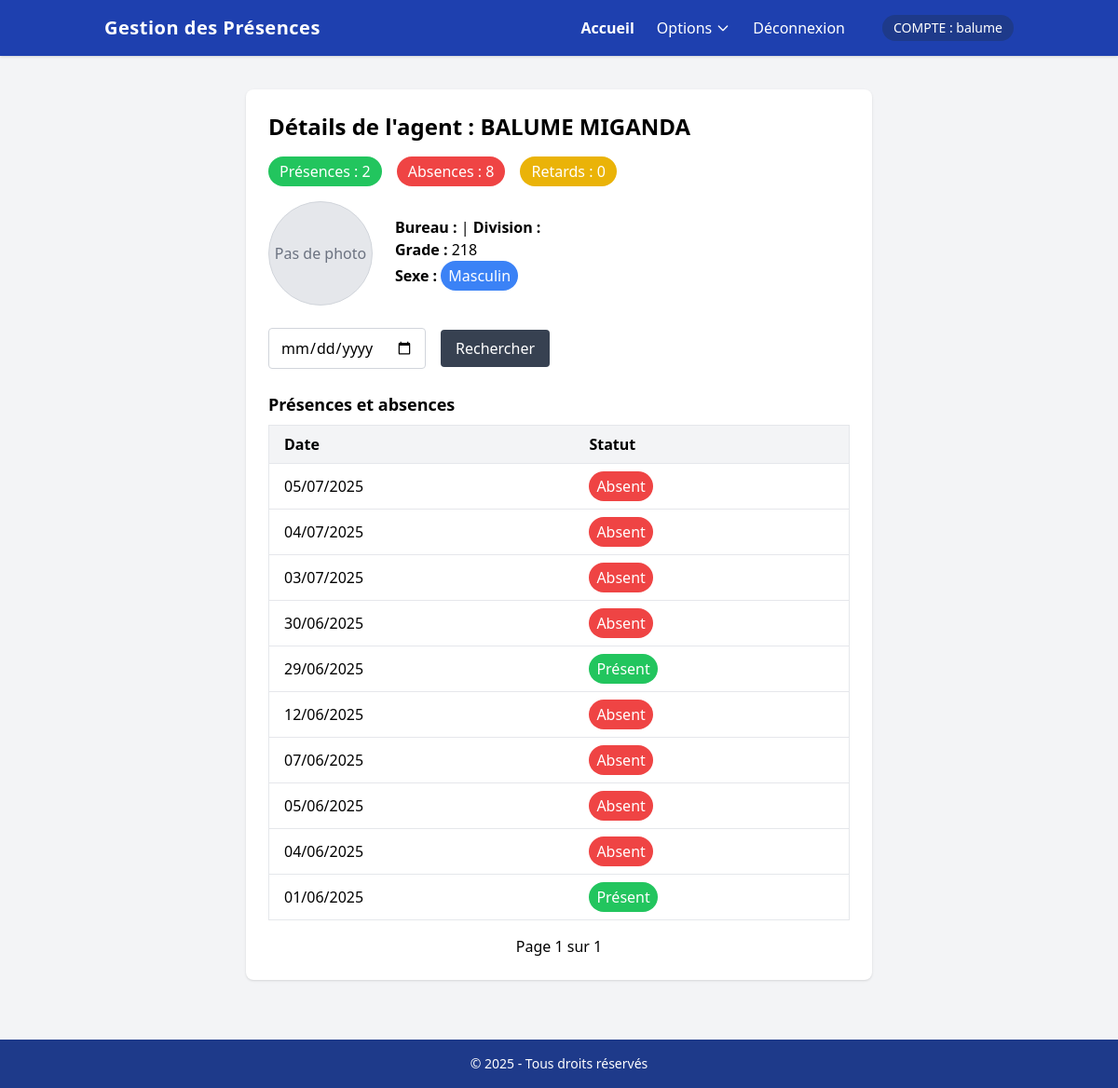
Before: /presence/agents/1/ (signed in) with the older database file.
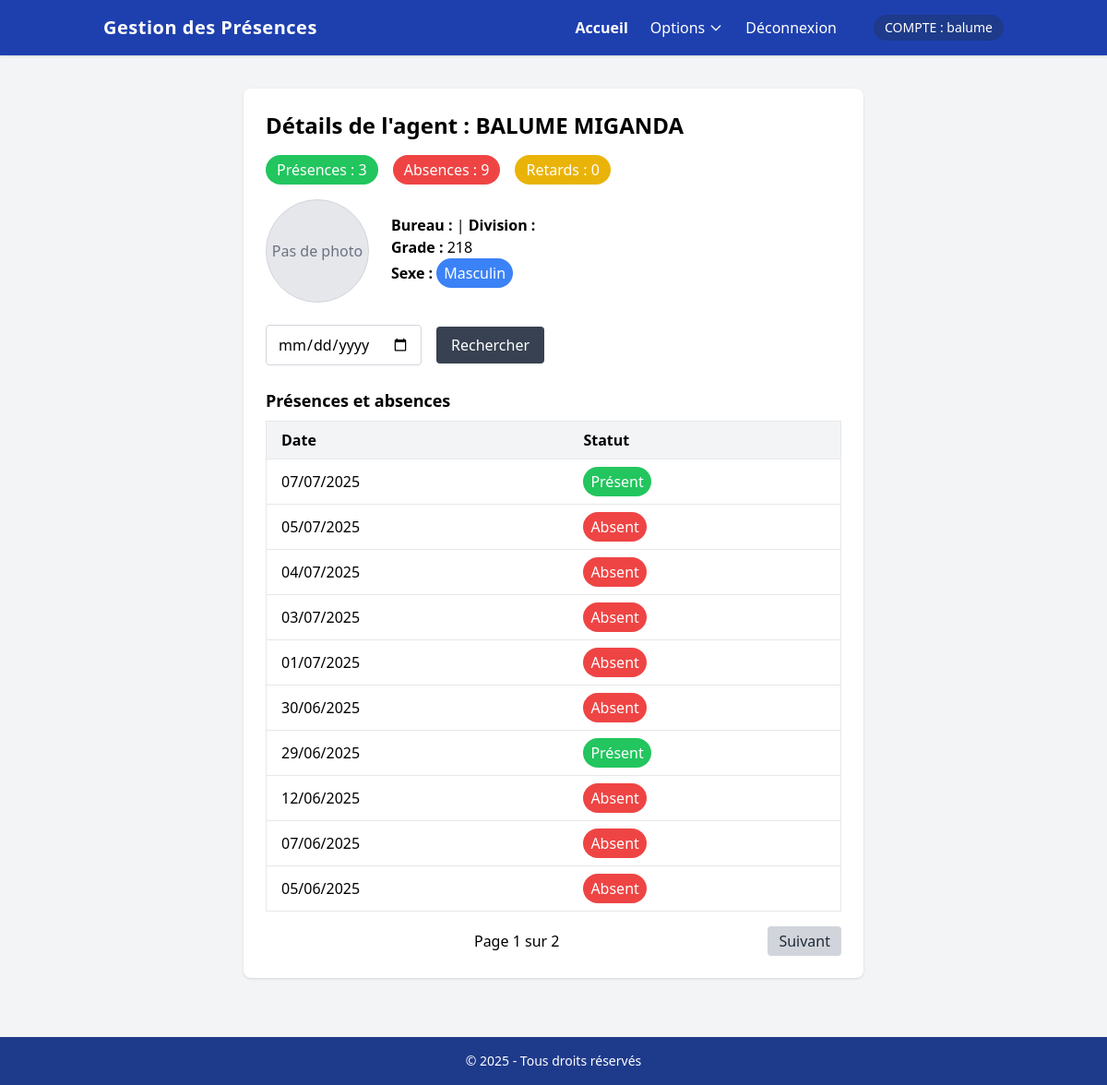
After: the same page with the newer database file.
### presence/models.py (models this page shows, shortened)
class Presence(models.Model):
    TYPE_TRAVAIL_CHOIX = [
        ('P', 'Présentiel'),
        ('D', 'Demi-journée'),
        ('T', 'Télétravail'),
    ]
    STATUT_CHOIX = [
        ('P', 'Présent'),
        ('A', 'Absent'),
        ('R', 'Retard'),
        ('F', 'Férié'),
    ]
    agent = models.ForeignKey(Agent, on_delete=models.CASCADE)
    date = models.DateField()
    heure_arrivee = models.TimeField(null=True, blank=True)
    heure_depart = models.TimeField(null=True, blank=True)
    statut = models.CharField(max_length=2, choices=STATUT_CHOIX)
    type_travail = models.CharField(max_length=1, choices=TYPE_TRAVAIL_CHOIX, default='P')
    justification = models.FileField(upload_to='justifications/', null=True, blank=True)
    remarques = models.TextField(blank=True)
    enregistre_par = models.ForeignKey(settings.AUTH_USER_MODEL, on_delete=models.SET_NULL, null=True, blank=True)
    class Meta:
        unique_together = ('agent', 'date')
        indexes = [
            models.Index(fields=['date']),
            models.Index(fields=['agent', 'date']),
        ]
    class Meta:
        verbose_name = "PRESENCE"
        verbose_name_plural = "PRESENCES"

### presence/views.py (the view)
# urls.py: path('agents/<int:agent_id>/', views.details_agent, name='details_agent'),
@login_required
def details_agent(request, agent_id):
    agent = get_object_or_404(Agent.objects.select_related('bureau__division'), pk=agent_id)
    date_query = request.GET.get('date', '')
    presences_qs = Presence.objects.filter(agent=agent).order_by('-date')
    if date_query:
        try:
            date_obj = datetime.strptime(date_query, '%Y-%m-%d').date()
            presences_qs = presences_qs.filter(date=date_obj)
        except ValueError:
            messages.warning(request, "Date invalide. Format attendu : AAAA-MM-JJ")
    paginator = Paginator(presences_qs, 10)
    page_number = request.GET.get('page')
    page_obj = paginator.get_page(page_number)
    context = {
        'agent': agent,
        'page_obj': page_obj,
        'total_presence': presences_qs.filter(statut='P').count(),
        'total_absence': presences_qs.filter(statut='A').count(),
        'total_retard': presences_qs.filter(statut='R').count(),
        'date_query': date_query,
    }
    return render(request, 'presence/details_agents.html', context)

### presence/models.py (called while the page is built)
    @property
    def nom_complet(self):
        return f"{self.nom} {self.postnom}"

### templates/presence/details_agents.html (shortened to what this page needs)
{% extends "presence/base.html" %}
{% block content %}
<div class="bg-white rounded-lg shadow p-6 max-w-2xl mx-auto mt-1">
    <h2 class="text-2xl font-bold mb-4">Détails de l'agent : {{ agent.nom_complet }}</h2>
    <div class="flex gap-4 mb-4">
        <span class="inline-block bg-green-500 text-white px-3 py-1 rounded-full">Présences : {{ total_presence }}</span>
        <span class="inline-block bg-red-500 text-white px-3 py-1 rounded-full">Absences : {{ total_absence }}</span>
        <span class="inline-block bg-yellow-500 text-white px-3 py-1 rounded-full">Retards : {{ total_retard }}</span>
        </div>
        <div class="flex items-center mb-6 gap-6">
        <div>
            {% if agent.photo %}
            <img src="{{ agent.photo.url }}" alt="Photo de l'agent" class="w-28 h-28 object-cover rounded-full border border-gray-300 shadow">
            {% else %}
            <div class="w-28 h-28 flex items-center justify-center bg-gray-200 rounded-full border border-gray-300 text-gray-500">
                Pas de photo
            </div>
            {% endif %}
        </div>
        <div>
            <p><span class="font-semibold">Bureau :</span> {{ agent.bureau.nom }} | <span class="font-semibold">Division :</span> {{ agent.bureau.division.nom }}</p>
            <p><span class="font-semibold">Grade :</span> {{ agent.grade }}</p>
            <p><span class="font-semibold">Sexe :</span>
            {% if agent.sexe == 'M' %}
                <span class="inline-block bg-blue-500 text-white px-2 py-1 rounded-full">Masculin</span>
            {% else %}
                <span class="inline-block bg-pink-500 text-white px-2 py-1 rounded-full">Féminin</span>
            {% endif %}
            </p>
        </div>
        </div>
    <form method="get" class="flex gap-4 items-center mb-6">
        <input type="date" name="date" value="{{ date_query }}" class="border border-gray-300 rounded px-3 py-2 focus:outline-none focus:ring-2 focus:ring-blue-400" />
        <button type="submit" class="bg-gray-700 text-white px-4 py-2 rounded hover:bg-gray-900">Rechercher</button>
    </form>
    <h3 class="text-lg font-semibold mb-2">Présences et absences</h3>
    <table class="min-w-full border border-gray-200 mb-4">
        <thead>
            <tr class="bg-gray-100">
                <th class="py-2 px-4 border-b text-left">Date</th>
                <th class="py-2 px-4 border-b text-left">Statut</th>
            </tr>
        </thead>
        <tbody>
            {% for presence in page_obj %}
            <tr class="hover:bg-gray-50">
                <td class="py-2 px-4 border-b">{{ presence.date|date:"d/m/Y" }}</td>
                <td class="py-2 px-4 border-b">
                    {% if presence.statut == 'P' %}
                        <span class="inline-block bg-green-500 text-white px-2 py-1 rounded-full">Présent</span>
                    {% elif presence.statut == 'A' %}
                        <span class="inline-block bg-red-500 text-white px-2 py-1 rounded-full">Absent</span>
                    {% elif presence.statut == 'R' %}
                        <span class="inline-block bg-yellow-500 text-white px-2 py-1 rounded-full">Retard</span>
                    {% else %}
                        {{ presence.statut }}
                    {% endif %}
                </td>
            </tr>
            {% empty %}
            <tr>
                <td colspan="2" class="text-center text-gray-400 py-4">Aucune donnée de présence trouvée.</td>
            </tr>
            {% endfor %}
        </tbody>
    </table>
    <div class="flex items-center justify-between">
        <span>Page {{ page_obj.number }} sur {{ page_obj.paginator.num_pages }}</span>
        {% if page_obj.has_next %}
            <a href="?{% if date_query %}date={{ date_query }}&{% endif %}page={{ page_obj.next_page_number }}" class="bg-gray-300 text-gray-800 px-3 py-1 rounded hover:bg-gray-400">Suivant</a>
        {% else %}
            <span></span>
        {% endif %}
    </div>
</div>
{% endblock %}

Changed rows visible on the page:
no longer on this page (row unchanged): Presence: date "04/06/2025", statut "Absent"
no longer on this page (row unchanged): Presence: date "01/06/2025", statut "Présent"
added Presence: date "07/07/2025", statut "Présent"
added Presence: date "01/07/2025", statut "Absent"
Other visible differences:
{{ total_presence }}: "2" → "3"
{{ total_absence }}: "8" → "9"
{{ page_obj.paginator.num_pages }}: "1" → "2"
text now shown: "Suivant"
